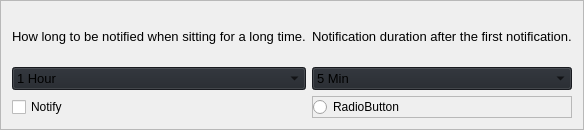
                        <widget class="QFrame" name="row_5">
                         <property name="minimumSize">
                          <size>
                           <width>0</width>
                           <height>130</height>
                          </size>
                         </property>
                         <property name="frameShape">
                          <enum>QFrame::StyledPanel</enum>
                         </property>
                         <property name="frameShadow">
                          <enum>QFrame::Raised</enum>
                         </property>
                         <layout class="QVBoxLayout" name="verticalLayout_24">
                          <item>
                           <layout class="QGridLayout" name="gridLayout_4">
                            <property name="verticalSpacing">
                             <number>6</number>
                            </property>
                            <item row="1" column="0">
                             <widget class="QComboBox" name="comboBox_2">
                              <property name="font">
                               <font>
                                <pointsize>10</pointsize>
                                <italic>false</italic>
                                <bold>false</bold>
                               </font>
                              </property>
                              <property name="autoFillBackground">
                               <bool>false</bool>
                              </property>
                              <property name="styleSheet">
                               <string notr="true">background-color: rgb(33, 37, 43);</string>
                              </property>
                              <property name="iconSize">
                               <size>
                                <width>16</width>
                                <height>16</height>
                               </size>
                              </property>
                              <property name="frame">
                               <bool>true</bool>
                              </property>
                              <item>
                               <property name="text">
                                <string>1 Hour</string>
                               </property>
                              </item>
                              <item>
                               <property name="text">
                                <string>2 Hour</string>
                               </property>
                              </item>
                              <item>
                               <property name="text">
                                <string>3 Hour</string>
                               </property>
                              </item>
                             </widget>
                            </item>
                            <item row="0" column="1">
                             <widget class="QLabel" name="labelBoxBlenderInstalation_15">
                              <property name="font">
                               <font>
                                <pointsize>10</pointsize>
                                <italic>false</italic>
                                <bold>false</bold>
                               </font>
                              </property>
                              <property name="styleSheet">
                               <string notr="true"/>
                              </property>
                              <property name="text">
                               <string>Notification duration after the first notification.</string>
                              </property>
                             </widget>
                            </item>
                            <item row="1" column="1">
                             <widget class="QComboBox" name="comboBox_3">
                              <property name="font">
                               <font>
                                <pointsize>10</pointsize>
                                <italic>false</italic>
                                <bold>false</bold>
                               </font>
                              </property>
                              <property name="autoFillBackground">
                               <bool>false</bool>
                              </property>
                              <property name="styleSheet">
                               <string notr="true">background-color: rgb(33, 37, 43);</string>
                              </property>
                              <property name="iconSize">
                               <size>
                                <width>16</width>
                                <height>16</height>
                               </size>
                              </property>
                              <property name="frame">
                               <bool>true</bool>
                              </property>
                              <item>
                               <property name="text">
                                <string>5 Min</string>
                               </property>
                              </item>
                              <item>
                               <property name="text">
                                <string>10 Min</string>
                               </property>
                              </item>
                              <item>
                               <property name="text">
                                <string>15 Min</string>
                               </property>
                              </item>
                             </widget>
                            </item>
                            <item row="0" column="0">
                             <widget class="QLabel" name="labelBoxBlenderInstalation_14">
                              <property name="font">
                               <font>
                                <pointsize>10</pointsize>
                                <italic>false</italic>
                                <bold>false</bold>
                               </font>
                              </property>
                              <property name="styleSheet">
                               <string notr="true"/>
                              </property>
                              <property name="text">
                               <string>How long to be notified when sitting for a long time.</string>
                              </property>
                             </widget>
                            </item>
                            <item row="2" column="1">
                             <widget class="QFrame" name="frame_4">
                              <property name="frameShape">
                               <enum>QFrame::StyledPanel</enum>
                              </property>
                              <property name="frameShadow">
                               <enum>QFrame::Raised</enum>
                              </property>
                              <layout class="QVBoxLayout" name="TestNoti_Layout">
                               <property name="spacing">
                                <number>0</number>
                               </property>
                               <property name="leftMargin">
                                <number>0</number>
                               </property>
                               <property name="topMargin">
                                <number>0</number>
                               </property>
                               <property name="rightMargin">
                                <number>0</number>
                               </property>
                               <property name="bottomMargin">
                                <number>0</number>
                               </property>
                               <item>
                                <widget class="QRadioButton" name="Test_radioButton_1">
                                 <property name="text">
                                  <string>RadioButton</string>
                                 </property>
                                </widget>
                               </item>
                              </layout>
                             </widget>
                            </item>
                            <item row="2" column="0">
                             <widget class="QCheckBox" name="Test_checkBox_4">
                              <property name="autoFillBackground">
                               <bool>false</bool>
                              </property>
                              <property name="styleSheet">
                               <string notr="true"/>
                              </property>
                              <property name="text">
                               <string>Notify</string>
                              </property>
                             </widget>
                            </item>
                           </layout>
                          </item>
                         </layout>
                        </widget>
